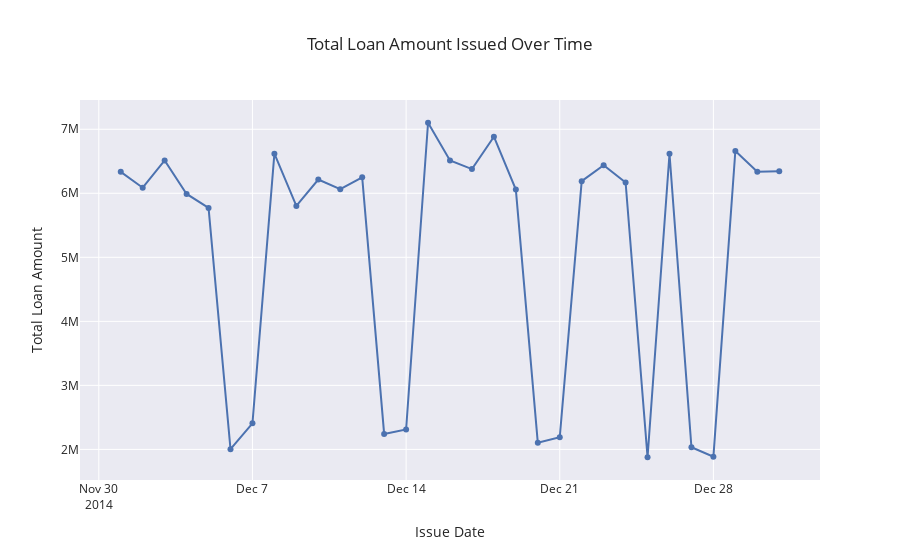

Write notebook code for a chart like this one.
### Markdown cell above
**2. Loan Amount Over Time**

We will create a line or bar chart to display the total loan amount issued over time. This visualization will help us understand the trends in the total loan amount and identify any significant changes over different periods.

### Code cell
# Data wrangling: Aggregate total loan amount per date
data_amount_agg = loan.groupby(['issue_date'])['loan_amount'].sum().reset_index()

# Create a line chart for the total loan amount over time
px.line(
    data_amount_agg,
    x='issue_date',
    y='loan_amount',
    markers=True,
    title='Total Loan Amount Issued Over Time',
    labels={
        'issue_date': 'Issue Date',
        'loan_amount': 'Total Loan Amount'
    },
    template="seaborn"
)

### Figure 1 — Plotly figure (JSON) as saved in the notebook; plotly's stock layout.template omitted (floating-point values rounded to 4 significant figures)
{"data": [{"hovertemplate": "Issue Date=%{x}<br>Total Loan Amount=%{y}<extra></extra>", "legendgroup": "", "line": {"color": "rgb(76,114,176)", "dash": "solid"}, "marker": {"symbol": "circle"}, "mode": "lines+markers", "name": "", "orientation": "v", "showlegend": false, "type": "scatter", "x": ["2014-12-01T00:00:00", "2014-12-02T00:00:00", "2014-12-03T00:00:00", "2014-12-04T00:00:00", "2014-12-05T00:00:00", "2014-12-06T00:00:00", "2014-12-07T00:00:00", "2014-12-08T00:00:00", "2014-12-09T00:00:00", "2014-12-10T00:00:00", "2014-12-11T00:00:00", "2014-12-12T00:00:00", "2014-12-13T00:00:00", "2014-12-14T00:00:00", "2014-12-15T00:00:00", "2014-12-16T00:00:00", "2014-12-17T00:00:00", "2014-12-18T00:00:00", "2014-12-19T00:00:00", "2014-12-20T00:00:00", "2014-12-21T00:00:00", "2014-12-22T00:00:00", "2014-12-23T00:00:00", "2014-12-24T00:00:00", "2014-12-25T00:00:00", "2014-12-26T00:00:00", "2014-12-27T00:00:00", "2014-12-28T00:00:00", "2014-12-29T00:00:00", "2014-12-30T00:00:00", "2014-12-31T00:00:00"], "xaxis": "x", "y": [6334550, 6087250, 6512225, 5990000, 5771375, 2003400, 2407450, 6618975, 5803125, 6214575, 6064825, 6249475, 2241400, 2311075, 7101675, 6511525, 6378000, 6883375, 6058050, 2105850, 2190125, 6190000, 6438100, 6168350, 1877725, 6616925, 2033650, 1886950, 6661225, 6335600, 6344750], "yaxis": "y"}], "layout": {"legend": {"tracegroupgap": 0}, "title": {"text": "Total Loan Amount Issued Over Time"}, "xaxis": {"anchor": "y", "domain": [0, 1], "title": {"text": "Issue Date"}}, "yaxis": {"anchor": "x", "domain": [0, 1], "title": {"text": "Total Loan Amount"}}}}
